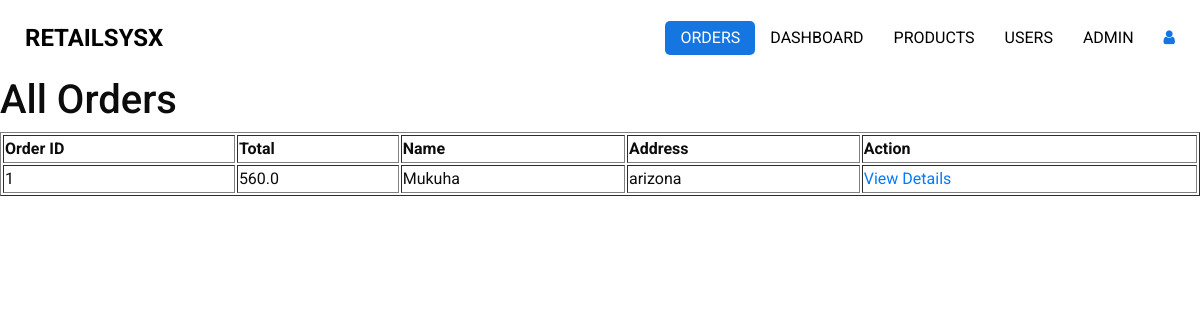
Screenshot of /all_orders (signed in) with the database file from the repository.
### app.py (models this page shows)
class Order(db.Model):
    id = db.Column(db.Integer, primary_key=True)
    user_id = db.Column(db.Integer, db.ForeignKey('user.id', ondelete='CASCADE'), nullable=False)
    total = db.Column(db.Float, nullable=False)
    full_name = db.Column(db.String(100), nullable=False)
    address = db.Column(db.String(255), nullable=False)
    items = db.relationship('OrderItem', backref='order', lazy=True)

### app.py (the view)
@app.route('/all_orders')
@login_required
def all_orders():
    orders = Order.query.all()
    return render_template('admin/templates/admin_order.html', orders=orders)

### app.py (called while the page is built)
@login_manager.user_loader
def load_user(user_id):
    return User.query.get(int(user_id))

### templates/admin/templates/admin_order.html (shortened to what this page needs)
<!DOCTYPE html>
<html>
<head>
  <link rel="stylesheet" type="text/css" href="../static/css/bootstrap.css" />
  <link href="../static/css/font-awesome.min.css" rel="stylesheet" />
  <link href="../static/css/style.css" rel="stylesheet" />
  <link href="../static/css/responsive.css" rel="stylesheet" />
</head>
<body>
  <div class="hero_area">
    <header class="header_section">
      <div class="container-fluid">
        <nav class="navbar navbar-expand-lg custom_nav-container ">
          <a class="navbar-brand" href="href="{{ url_for('main') }}"">
            <span>
              RetailSysX
            </span>
          </a>
          <div class="collapse navbar-collapse" id="navbarSupportedContent">
            <ul class="navbar-nav  ">
              <li class="nav-item active">
                <a class="nav-link" href="">Orders </a>
              </li>
                 <li class="nav-item">
                <a class="nav-link" href="{{ url_for('admin_page') }}">Dashboard</a>
              </li>
              <li class="nav-item">
                <a class="nav-link" href="{{ url_for('manage_products') }}">Products</a>
              </li>
              <li class="nav-item">
                <a class="nav-link" href="{{ url_for('delete_user_page') }}">Users</a>
              </li>
              <li class="nav-item">
                <a class="nav-link" href="{{ url_for('view_emails') }}">Admin</a>
              </li>
            </ul>
            <div class="user_optio_box">
              <a href="{{ url_for('index') }}" onclick="return confirmLogout()">
                <i class="fa fa-user" aria-hidden="true" title="Logout as user"></i>
              </a>
            </div>
          </div>
        </nav>
      </div>
    </header>
<body>
    <h1>All Orders</h1>
    <table border="1">
        <thead>
            <tr>
                <th>Order ID</th>
                <th>Total</th>
                <th>Name</th>
                <th>Address</th>
                <th>Action</th>
            </tr>
        </thead>
        <tbody>
            {% for order in orders %}
                <tr>
                    <td>{{ order.id }}</td>
                    <td>{{ order.total }}</td>
                    <td>{{ order.full_name }}</td>
                    <td>{{ order.address }}</td>
                    <td><a href="{{ url_for('order_confirmation', order_id=order.id) }}">View Details</a></td>
                </tr>
            {% endfor %}
        </tbody>
    </table>
</body>
</html>

### static/css/style.css (style rules this page uses)
body { font-family: "Roboto", sans-serif; color: #0c0c0c; background-color: #ffffff; overflow-x: hidden; }
a, a:hover, a:focus { text-decoration: none; }
.hero_area { position: relative; min-height: 100vh; display: -webkit-box; display: -ms-flexbox; display: flex; -webkit-box-orient: vertical; -webkit-box-direction: normal; -ms-flex-direction: column; flex-direction: column; }
.header_section .container-fluid { padding-right: 25px; padding-left: 25px; }
.navbar-brand span { font-weight: bold; color: #000000; font-size: 24px; text-transform: uppercase; }
.custom_nav-container { padding: 15px 0; }
.custom_nav-container .navbar-nav { margin: auto; }
.custom_nav-container .navbar-nav .nav-item .nav-link { padding: 5px 25px; color: #000000; text-align: center; text-transform: uppercase; border-radius: 5px; -webkit-transition: all 0.3s; transition: all 0.3s; }
.custom_nav-container .navbar-nav .nav-item:hover .nav-link, .custom_nav-container .navbar-nav .nav-item.active .nav-link { color: #ffffff; background-color: #1576E2; }
.user_optio_box { display: -webkit-box; display: -ms-flexbox; display: flex; }
.user_optio_box a { margin-left: 15px; color: #1576E2; }

### static/css/responsive.css (style rules this page uses)
@media (max-width: 1300px) { .custom_nav-container .navbar-nav { margin: 0; margin-left: auto; align-items: center; } }
@media (max-width: 1300px) { .custom_nav-container .navbar-nav .nav-item .nav-link { padding: 5px 15px; } }

### rows the page displays
Order: id "1", total "560.0", full_name "Mukuha", address "arizona"
